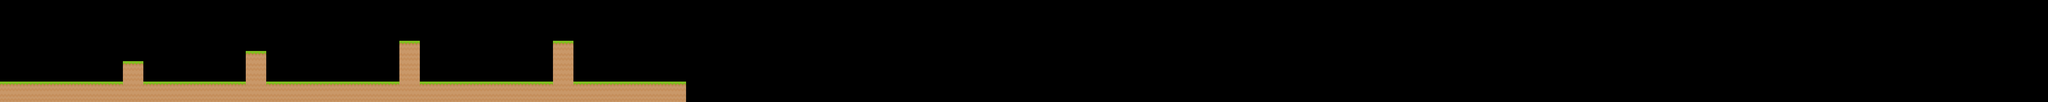

Below is a game level as drawn by its tile map, then a one-line description and the .tmx that defines it (tile-layer data replaced by summaries):
An orthogonal 200x10 tile map with 70x70 px tiles, 1 tile layer (Tile Layer 1).

<map version="1.0" orientation="orthogonal" width="200" height="10" tilewidth="70" tileheight="70">
 <tileset firstgid="1" name="tiles" tilewidth="70" tileheight="70" spacing="1">
  <image source="../tilesets/tiles_spritesheet.png" width="852" height="856" />
 </tileset>
 <layer name="Tile Layer 1" width="200" height="10">
  <data>[2000 cells, 160 non-empty, 2 distinct tile ids]</data>
 </layer>
</map>
